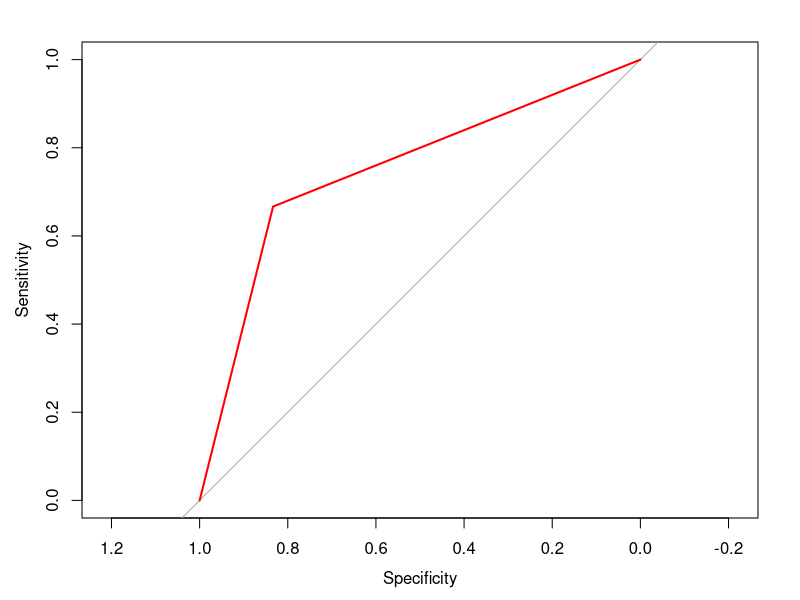

The R source for this figure:
mtcars
names(mtcars)

library(ggplot2)
library(caTools)

spl = sample.split(mtcars, SplitRatio = 0.8)
train_set=subset(mtcars, spl==TRUE)
test_set=subset(mtcars,spl==FALSE)

model <- glm(vs ~ wt+disp, data = train_set,
             family = binomial())
model
summary(model)

nrow(test_set)
pred <- predict(model,newdata = test_set,type = "response")
pred

#actual class labels for the prediction
pred<-ifelse(pred>0.5,1,0)
print(pred)


#classification metrics

#confusion matrix
conf_matrix <- table(test_set$vs,pred)
conf_matrix

#Accuracy

m<-mean(pred != test_set$vs) #mean error
print(paste("Accuracy: ",1-m))

acc <- sum(diag(conf_matrix)/sum(conf_matrix))
print(paste("accuracy from confusion matrix: ",round(acc,2)))

#other metrics
library(Metrics)

#Recall
print(paste("REcall: ",recall(test_set$vs,pred)))

#Precision
print(paste("Precision: ",precision(test_set$vs,pred)))

#F1 score
print(paste("F1 score: ",f1(test_set$vs,pred)))

#Accuracy
print(paste("Accuracy: ",accuracy(test_set$vs,pred)))

#ROC CURVE AND AOC VALUE
library(pROC)
roc_ob <-roc(test_set$vs,pred)
roc_ob
auc(roc_ob)

plot(roc_ob, col="red")

#Sensitivity, Specificity
library(caret)

confusionMatrix(conf_matrix)
